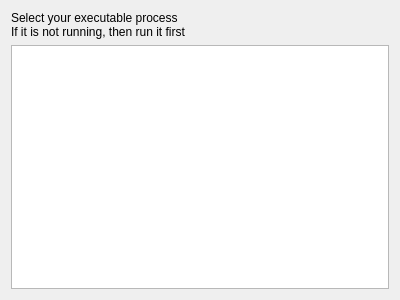
<?xml version="1.0" encoding="UTF-8"?>
<ui version="4.0">
 <class>LibraryGrabberWizardPage2</class>
 <widget class="QWizardPage" name="LibraryGrabberWizardPage2">
  <property name="geometry">
   <rect>
    <x>0</x>
    <y>0</y>
    <width>400</width>
    <height>300</height>
   </rect>
  </property>
  <property name="windowTitle">
   <string>WizardPage</string>
  </property>
  <layout class="QVBoxLayout" name="verticalLayout">
   <item>
    <widget class="QLabel" name="label">
     <property name="text">
      <string>Select your executable process
If it is not running, then run it first</string>
     </property>
    </widget>
   </item>
   <item>
    <widget class="QTableView" name="tableView">
     <property name="editTriggers">
      <set>QAbstractItemView::NoEditTriggers</set>
     </property>
     <property name="alternatingRowColors">
      <bool>true</bool>
     </property>
     <property name="selectionMode">
      <enum>QAbstractItemView::SingleSelection</enum>
     </property>
     <property name="selectionBehavior">
      <enum>QAbstractItemView::SelectRows</enum>
     </property>
     <property name="sortingEnabled">
      <bool>true</bool>
     </property>
    </widget>
   </item>
  </layout>
 </widget>
 <resources/>
 <connections/>
</ui>
